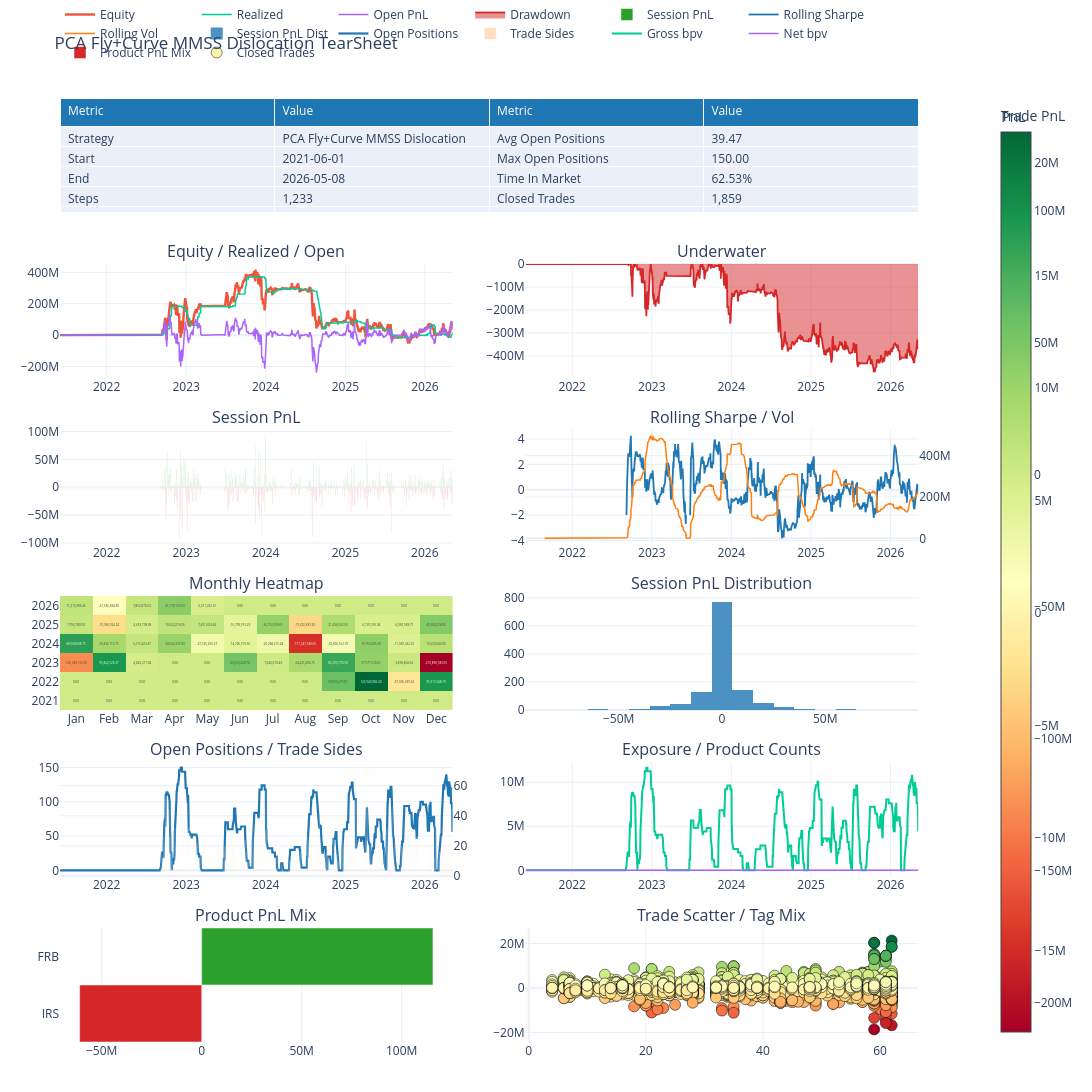

Write notebook code for a chart like this one.
### Markdown cell above
## Tearsheet

### Code cell
try:
    tearsheet = QueryBacktestTearSheet.from_backtest(bt)
    plotly_fig = tearsheet.plot_plotly()
    plotly_fig.show()
except Exception as e:
    print(f'Tearsheet: {e}')

### Figure 1 — Plotly figure (JSON) as saved in the notebook; plotly's stock layout.template omitted (floating-point values rounded to 4 significant figures; data arrays with more than 128 entries replaced by an {"elided": "..."} marker saying what was removed)
{"data": [{"cells": {"align": "left", "values": [["Strategy", "Start", "End", "Steps", "Sessions", "Total PnL", "Realized PnL", "Open PnL", "Gross Realized", "Fees", "Avg Session PnL", "Best Session", "Worst Session", "Positive Sessions", "Negative Sessions", "Session Vol", "Sharpe", "Sortino", "Max Drawdown", "Current Drawdown", "VaR 95", "CVaR 95", "Entry Count", "Exit Count", "Trade Sides", "Active Trading Sessions", "Avg Entries / Session", "Avg Exits / Session", "Avg Sides / Session", "Avg Entries / Active Session", "Avg Exits / Active Session"], ["PCA Fly+Curve MMSS Dislocation", "2021-06-01", "2026-05-08", "1,233", "1,233", "53,454,797.90", "19,087,109.78", "34,367,688.12", "82,785,851.26", "46,475,000.00", "43,353.45", "92,743,767.87", "-91,713,780.17", "31.55%", "30.90%", "225,014,017.56", "0.05", "0.05", "-471,529,761.95", "-363,371,232.97", "-21,439,910.15", "-37,391,184.45", "1,910", "1,848", "3,758", "282", "1.55", "1.50", "3.05", "6.77", "6.55"], ["Avg Open Positions", "Max Open Positions", "Time In Market", "Closed Trades", "Winning Trades", "Losing Trades", "Flat Trades", "Open Trades", "Trade Hit Rate", "Profit Factor", "Payoff Ratio", "Gross Profit", "Gross Loss", "Expectancy", "Avg Trade PnL", "Median Trade PnL", "Avg Win", "Median Win", "Avg Loss", "Median Loss", "Max Win Trade", "Max Loss Trade", "Avg Hold Days", "Median Hold Days", "P90 Hold Days", "Avg Winner Hold", "Avg Loser Hold", "Avg Hold Steps", "Max Win Streak", "Max Loss Streak", "Current Trade Streak"], ["39.47", "150.00", "62.53%", "1,859", "894", "965", "0", "40", "48.09%", "1.02", "1.10", "2,076,140,118.71", "2,039,829,267.45", "19,532.46", "19,532.46", "-46,219.06", "2,322,304.38", "1,582,262.41", "-2,113,812.71", "-1,437,008.87", "21,371,889.31", "-18,609,198.88", "37.36", "35.00", "61.00", "36.99", "37.69", "25.32", "16", "21", "Win 3"]]}, "domain": {"x": [0, 0.94], "y": [0.8792, 1]}, "header": {"align": "left", "fill": {"color": "#1f77b4"}, "font": {"color": "white"}, "values": ["Metric", "Value", "Metric", "Value"]}, "type": "table"}, {"line": {"width": 2.4}, "mode": "lines", "name": "Equity", "type": "scatter", "x": {"elided": "1233 str values"}, "xaxis": "x", "y": {"elided": "1233 float values"}, "yaxis": "y"}, {"line": {"width": 1.5}, "mode": "lines", "name": "Realized", "type": "scatter", "x": {"elided": "1233 str values"}, "xaxis": "x", "y": {"elided": "1233 float values"}, "yaxis": "y"}, {"line": {"width": 1.5}, "mode": "lines", "name": "Open PnL", "type": "scatter", "x": {"elided": "1233 str values"}, "xaxis": "x", "y": {"elided": "1233 float values"}, "yaxis": "y"}, {"fill": "tozeroy", "line": {"color": "#d62728", "width": 1.8}, "mode": "lines", "name": "Drawdown", "type": "scatter", "x": {"elided": "1233 str values"}, "xaxis": "x2", "y": {"elided": "1233 float values"}, "yaxis": "y2"}, {"marker": {"color": {"elided": "1233 str values"}}, "name": "Session PnL", "type": "bar", "x": {"elided": "1233 str values"}, "xaxis": "x3", "y": {"elided": "1233 float values"}, "yaxis": "y3"}, {"line": {"color": "#1f77b4", "width": 1.8}, "mode": "lines", "name": "Rolling Sharpe", "type": "scatter", "x": {"elided": "1233 str values"}, "xaxis": "x4", "y": {"elided": "1233 float values"}, "yaxis": "y4"}, {"line": {"color": "#ff7f0e", "width": 1.5}, "mode": "lines", "name": "Rolling Vol", "type": "scatter", "x": {"elided": "1233 str values"}, "xaxis": "x4", "y": {"elided": "1233 float values"}, "yaxis": "y5"}, {"colorbar": {"title": {"text": "PnL"}}, "colorscale": [[0, "rgb(165,0,38)"], [0.1, "rgb(215,48,39)"], [0.2, "rgb(244,109,67)"], [0.3, "rgb(253,174,97)"], [0.4, "rgb(254,224,139)"], [0.5, "rgb(255,255,191)"], [0.6, "rgb(217,239,139)"], [0.7, "rgb(166,217,106)"], [0.8, "rgb(102,189,99)"], [0.9, "rgb(26,152,80)"], [1, "rgb(0,104,55)"]], "text": [["0.00", "0.00", "0.00", "0.00", "0.00", "0.00", "0.00", "0.00", "0.00", "0.00", "0.00", "0.00"], ["0.00", "0.00", "0.00", "0.00", "0.00", "0.00", "0.00", "0.00", "58,555,277.01", "129,940,882.60", "-67,036,339.62", "95,917,248.73"], ["-126,328,512.90", "95,822,526.37", "-2,822,217.04", "0.00", "0.00", "53,629,228.72", "1,542,673.43", "24,221,492.75", "82,295,770.58", "37,971,572.61", "3,498,404.54", "-210,898,583.05"], ["88,068,608.75", "26,832,115.75", "6,215,423.47", "34,562,337.83", "-27,525,256.57", "-14,726,159.56", "-26,284,216.28", "-177,247,638.60", "-32,802,552.70", "39,763,405.38", "-11,065,342.25", "15,625,049.06"], ["7,756,780.50", "-75,566,924.24", "-3,653,798.08", "10,623,218.26", "7,431,603.44", "-16,709,913.29", "36,152,339.61", "-79,052,683.49", "21,436,952.50", "-6,120,595.34", "-6,030,583.71", "45,902,274.05"], ["11,215,985.46", "-41,666,844.85", "7,852,870.63", "41,770,159.03", "-5,611,241.61", "0.00", "0.00", "0.00", "0.00", "0.00", "0.00", "0.00"]], "texttemplate": "%{text}", "type": "heatmap", "x": ["Jan", "Feb", "Mar", "Apr", "May", "Jun", "Jul", "Aug", "Sep", "Oct", "Nov", "Dec"], "xaxis": "x5", "y": ["2021", "2022", "2023", "2024", "2025", "2026"], "yaxis": "y6", "z": [[0.0, 0.0, 0.0, 0.0, 0.0, 0.0, 0.0, 0.0, 0.0, 0.0, 0.0, 0.0], [0.0, 0.0, 0.0, 0.0, 0.0, 0.0, 0.0, 0.0, 58560000.0, 129900000.0, -67040000.0, 95920000.0], [-126300000.0, 95820000.0, -2822000.0, 0.0, 0.0, 53630000.0, 1543000.0, 24220000.0, 82300000.0, 37970000.0, 3498000.0, -210900000.0], [88070000.0, 26830000.0, 6215000.0, 34560000.0, -27530000.0, -14730000.0, -26280000.0, -177200000.0, -32800000.0, 39760000.0, -11070000.0, 15630000.0], [7757000.0, -75570000.0, -3654000.0, 10620000.0, 7432000.0, -16710000.0, 36150000.0, -79050000.0, 21440000.0, -6121000.0, -6031000.0, 45900000.0], [11220000.0, -41670000.0, 7853000.0, 41770000.0, -5611000.0, 0.0, 0.0, 0.0, 0.0, 0.0, 0.0, 0.0]]}, {"marker": {"color": "#1f77b4"}, "name": "Session PnL Dist", "nbinsx": 30, "opacity": 0.8, "type": "histogram", "x": {"elided": "1233 float values"}, "xaxis": "x6", "yaxis": "y7"}, {"line": {"color": "#1f77b4", "width": 2.2}, "mode": "lines", "name": "Open Positions", "type": "scatter", "x": {"elided": "1233 str values"}, "xaxis": "x7", "y": {"elided": "1233 float values"}, "yaxis": "y8"}, {"marker": {"color": "#ff7f0e"}, "name": "Trade Sides", "opacity": 0.25, "type": "bar", "x": {"elided": "1233 str values"}, "xaxis": "x7", "y": {"elided": "1233 float values"}, "yaxis": "y9"}, {"line": {"width": 2}, "mode": "lines", "name": "Gross bpv", "type": "scatter", "x": {"elided": "1233 str values"}, "xaxis": "x8", "y": {"elided": "1233 float values"}, "yaxis": "y10"}, {"line": {"width": 1.5}, "mode": "lines", "name": "Net bpv", "type": "scatter", "x": {"elided": "1233 str values"}, "xaxis": "x8", "y": {"elided": "1233 float values"}, "yaxis": "y10"}, {"marker": {"color": ["#d62728", "#2ca02c"]}, "name": "Product PnL Mix", "orientation": "h", "type": "bar", "x": [-61030000.0, 115700000.0], "xaxis": "x9", "y": ["IRS", "FRB"], "yaxis": "y11"}, {"marker": {"color": {"elided": "1859 float values"}, "colorbar": {"title": {"text": "Trade PnL"}}, "colorscale": [[0, "rgb(165,0,38)"], [0.1, "rgb(215,48,39)"], [0.2, "rgb(244,109,67)"], [0.3, "rgb(253,174,97)"], [0.4, "rgb(254,224,139)"], [0.5, "rgb(255,255,191)"], [0.6, "rgb(217,239,139)"], [0.7, "rgb(166,217,106)"], [0.8, "rgb(102,189,99)"], [0.9, "rgb(26,152,80)"], [1, "rgb(0,104,55)"]], "line": {"color": "black", "width": 0.5}, "showscale": true, "size": 11}, "mode": "markers", "name": "Closed Trades", "text": {"elided": "1859 str values"}, "type": "scatter", "x": {"elided": "1859 float values"}, "xaxis": "x10", "y": {"elided": "1859 float values"}, "yaxis": "y12"}], "layout": {"annotations": [{"font": {"size": 16}, "showarrow": false, "text": "Equity / Realized / Open", "x": 0.215, "xanchor": "center", "xref": "paper", "y": 0.8242, "yanchor": "bottom", "yref": "paper"}, {"font": {"size": 16}, "showarrow": false, "text": "Underwater", "x": 0.725, "xanchor": "center", "xref": "paper", "y": 0.8242, "yanchor": "bottom", "yref": "paper"}, {"font": {"size": 16}, "showarrow": false, "text": "Session PnL", "x": 0.215, "xanchor": "center", "xref": "paper", "y": 0.6483, "yanchor": "bottom", "yref": "paper"}, {"font": {"size": 16}, "showarrow": false, "text": "Rolling Sharpe / Vol", "x": 0.725, "xanchor": "center", "xref": "paper", "y": 0.6483, "yanchor": "bottom", "yref": "paper"}, {"font": {"size": 16}, "showarrow": false, "text": "Monthly Heatmap", "x": 0.215, "xanchor": "center", "xref": "paper", "y": 0.4725, "yanchor": "bottom", "yref": "paper"}, {"font": {"size": 16}, "showarrow": false, "text": "Session PnL Distribution", "x": 0.725, "xanchor": "center", "xref": "paper", "y": 0.4725, "yanchor": "bottom", "yref": "paper"}, {"font": {"size": 16}, "showarrow": false, "text": "Open Positions / Trade Sides", "x": 0.215, "xanchor": "center", "xref": "paper", "y": 0.2967, "yanchor": "bottom", "yref": "paper"}, {"font": {"size": 16}, "showarrow": false, "text": "Exposure / Product Counts", "x": 0.725, "xanchor": "center", "xref": "paper", "y": 0.2967, "yanchor": "bottom", "yref": "paper"}, {"font": {"size": 16}, "showarrow": false, "text": "Product PnL Mix", "x": 0.215, "xanchor": "center", "xref": "paper", "y": 0.1208, "yanchor": "bottom", "yref": "paper"}, {"font": {"size": 16}, "showarrow": false, "text": "Trade Scatter / Tag Mix", "x": 0.725, "xanchor": "center", "xref": "paper", "y": 0.1208, "yanchor": "bottom", "yref": "paper"}], "height": 2400, "legend": {"orientation": "h", "x": 0, "xanchor": "left", "y": 1.02, "yanchor": "bottom"}, "margin": {"b": 50, "l": 60, "r": 40, "t": 80}, "title": {"text": "PCA Fly+Curve MMSS Dislocation TearSheet"}, "width": 1600, "xaxis": {"anchor": "y", "domain": [0, 0.43]}, "xaxis10": {"anchor": "y12", "domain": [0.51, 0.94]}, "xaxis2": {"anchor": "y2", "domain": [0.51, 0.94]}, "xaxis3": {"anchor": "y3", "domain": [0, 0.43]}, "xaxis4": {"anchor": "y4", "domain": [0.51, 0.94]}, "xaxis5": {"anchor": "y6", "domain": [0, 0.43]}, "xaxis6": {"anchor": "y7", "domain": [0.51, 0.94]}, "xaxis7": {"anchor": "y8", "domain": [0, 0.43]}, "xaxis8": {"anchor": "y10", "domain": [0.51, 0.94]}, "xaxis9": {"anchor": "y11", "domain": [0, 0.43]}, "yaxis": {"anchor": "x", "domain": [0.7033, 0.8242]}, "yaxis10": {"anchor": "x8", "domain": [0.1758, 0.2967]}, "yaxis11": {"anchor": "x9", "domain": [0, 0.1208]}, "yaxis12": {"anchor": "x10", "domain": [0, 0.1208]}, "yaxis2": {"anchor": "x2", "domain": [0.7033, 0.8242]}, "yaxis3": {"anchor": "x3", "domain": [0.5275, 0.6483]}, "yaxis4": {"anchor": "x4", "domain": [0.5275, 0.6483]}, "yaxis5": {"anchor": "x4", "overlaying": "y4", "side": "right"}, "yaxis6": {"anchor": "x5", "domain": [0.3517, 0.4725]}, "yaxis7": {"anchor": "x6", "domain": [0.3517, 0.4725]}, "yaxis8": {"anchor": "x7", "domain": [0.1758, 0.2967]}, "yaxis9": {"anchor": "x7", "overlaying": "y8", "side": "right"}}}
